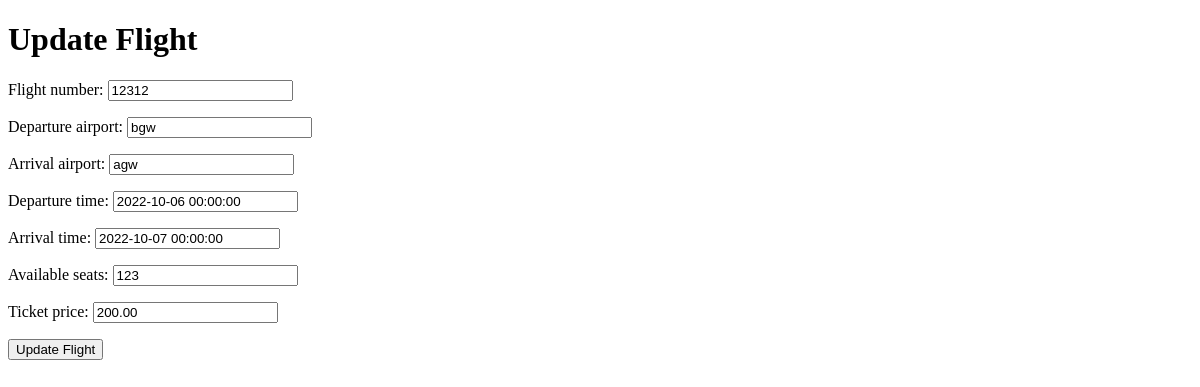
Before: /update_flight/6/ (signed in) with the older database file.
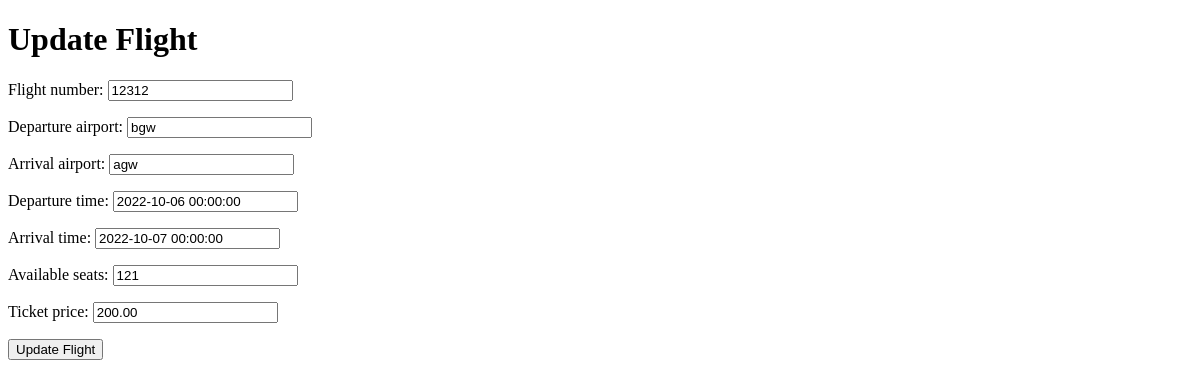
After: the same page with the newer database file.
### flights/models.py (models this page shows, shortened)
class Flight(models.Model):
    flight_number = models.CharField(max_length=10)
    departure_airport = models.CharField(max_length=3)
    arrival_airport = models.CharField(max_length=3)
    available_seats = models.PositiveIntegerField(default=125)
    max_seats = models.PositiveIntegerField(default=125)
    ticket_price = models.DecimalField(max_digits=10, decimal_places=2)
    departure_time = models.DateTimeField()
    arrival_time = models.DateTimeField()

### flights/views.py (the view)
# urls.py: path('update_flight/<int:flight_id>/', views.update_flight, name='update_flight'),
@login_required
def update_flight(request, flight_id):
    flight = Flight.objects.get(pk=flight_id)
    if request.method == 'POST':
        form = FlightForm(request.POST, instance=flight)
        if form.is_valid():
            form.save()
            return redirect('flight_list')
    else:
        form = FlightForm(instance=flight)
    return render(request, 'update_flight.html', {'form': form})

### flights/forms.py
class FlightForm(forms.ModelForm):
    class Meta:
        model = Flight
        fields = [
            'flight_number',
            'departure_airport',
            'arrival_airport',
            'departure_time',
            'arrival_time',
            'available_seats',
            'ticket_price',
        ]
    departure_time = forms.DateTimeField(
        input_formats=['%Y-%m-%d %H:%M'],
        widget=forms.DateTimeInput(attrs={'placeholder': 'YYYY-MM-DD HH:MM'})
    )
    arrival_time = forms.DateTimeField(
        input_formats=['%Y-%m-%d %H:%M'],
        widget=forms.DateTimeInput(attrs={'placeholder': 'YYYY-MM-DD HH:MM'})
    )

### flights/templates/update_flight.html (shortened to what this page needs)
<!DOCTYPE html>
<html lang="en">
<head>
</head>
<body>
    <h1>Update Flight</h1>
    <form method="post">
        {{ form.as_p }}
        <button type="submit">Update Flight</button>
    </form>
</body>
</html>

Changed rows visible on the page:
changed Flight "bgw": available_seats "123" → "121"
